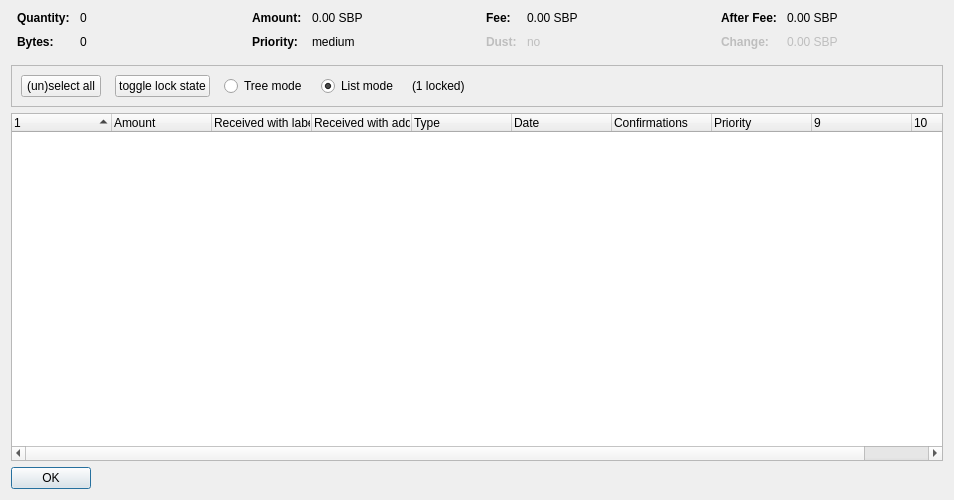
<?xml version="1.0" encoding="UTF-8"?>
<ui version="4.0">
 <class>CoinControlDialog</class>
 <widget class="QDialog" name="CoinControlDialog">
  <property name="geometry">
   <rect>
    <x>0</x>
    <y>0</y>
    <width>954</width>
    <height>500</height>
   </rect>
  </property>
  <property name="windowTitle">
   <string>Coin Selection</string>
  </property>
  <layout class="QVBoxLayout" name="verticalLayout">
   <item>
    <layout class="QHBoxLayout" name="horizontalLayoutTop" stretch="0,0,0,0">
     <property name="topMargin">
      <number>0</number>
     </property>
     <property name="bottomMargin">
      <number>10</number>
     </property>
     <item>
      <layout class="QFormLayout" name="formLayoutCoinControl1">
       <property name="horizontalSpacing">
        <number>10</number>
       </property>
       <property name="verticalSpacing">
        <number>10</number>
       </property>
       <property name="leftMargin">
        <number>6</number>
       </property>
       <property name="rightMargin">
        <number>6</number>
       </property>
       <item row="0" column="0">
        <widget class="QLabel" name="labelCoinControlQuantityText">
         <property name="font">
          <font>
           <weight>75</weight>
           <bold>true</bold>
          </font>
         </property>
         <property name="text">
          <string>Quantity:</string>
         </property>
        </widget>
       </item>
       <item row="0" column="1">
        <widget class="QLabel" name="labelCoinControlQuantity">
         <property name="cursor">
          <cursorShape>IBeamCursor</cursorShape>
         </property>
         <property name="contextMenuPolicy">
          <enum>Qt::ActionsContextMenu</enum>
         </property>
         <property name="text">
          <string notr="true">0</string>
         </property>
         <property name="textInteractionFlags">
          <set>Qt::LinksAccessibleByMouse|Qt::TextSelectableByKeyboard|Qt::TextSelectableByMouse</set>
         </property>
        </widget>
       </item>
       <item row="1" column="0">
        <widget class="QLabel" name="labelCoinControlBytesText">
         <property name="font">
          <font>
           <weight>75</weight>
           <bold>true</bold>
          </font>
         </property>
         <property name="text">
          <string>Bytes:</string>
         </property>
        </widget>
       </item>
       <item row="1" column="1">
        <widget class="QLabel" name="labelCoinControlBytes">
         <property name="cursor">
          <cursorShape>IBeamCursor</cursorShape>
         </property>
         <property name="contextMenuPolicy">
          <enum>Qt::ActionsContextMenu</enum>
         </property>
         <property name="text">
          <string notr="true">0</string>
         </property>
         <property name="textInteractionFlags">
          <set>Qt::LinksAccessibleByMouse|Qt::TextSelectableByKeyboard|Qt::TextSelectableByMouse</set>
         </property>
        </widget>
       </item>
      </layout>
     </item>
     <item>
      <layout class="QFormLayout" name="formLayoutCoinControl2">
       <property name="horizontalSpacing">
        <number>10</number>
       </property>
       <property name="verticalSpacing">
        <number>10</number>
       </property>
       <property name="leftMargin">
        <number>6</number>
       </property>
       <property name="rightMargin">
        <number>6</number>
       </property>
       <item row="0" column="0">
        <widget class="QLabel" name="labelCoinControlAmountText">
         <property name="font">
          <font>
           <weight>75</weight>
           <bold>true</bold>
          </font>
         </property>
         <property name="text">
          <string>Amount:</string>
         </property>
        </widget>
       </item>
       <item row="0" column="1">
        <widget class="QLabel" name="labelCoinControlAmount">
         <property name="cursor">
          <cursorShape>IBeamCursor</cursorShape>
         </property>
         <property name="contextMenuPolicy">
          <enum>Qt::ActionsContextMenu</enum>
         </property>
         <property name="text">
          <string notr="true">0.00 SBP</string>
         </property>
         <property name="textInteractionFlags">
          <set>Qt::LinksAccessibleByMouse|Qt::TextSelectableByKeyboard|Qt::TextSelectableByMouse</set>
         </property>
        </widget>
       </item>
       <item row="1" column="0">
        <widget class="QLabel" name="labelCoinControlPriorityText">
         <property name="font">
          <font>
           <weight>75</weight>
           <bold>true</bold>
          </font>
         </property>
         <property name="text">
          <string>Priority:</string>
         </property>
        </widget>
       </item>
       <item row="1" column="1">
        <widget class="QLabel" name="labelCoinControlPriority">
         <property name="cursor">
          <cursorShape>IBeamCursor</cursorShape>
         </property>
         <property name="contextMenuPolicy">
          <enum>Qt::ActionsContextMenu</enum>
         </property>
         <property name="text">
          <string>medium</string>
         </property>
         <property name="textInteractionFlags">
          <set>Qt::LinksAccessibleByMouse|Qt::TextSelectableByKeyboard|Qt::TextSelectableByMouse</set>
         </property>
        </widget>
       </item>
      </layout>
     </item>
     <item>
      <layout class="QFormLayout" name="formLayoutCoinControl3">
       <property name="horizontalSpacing">
        <number>10</number>
       </property>
       <property name="verticalSpacing">
        <number>10</number>
       </property>
       <property name="leftMargin">
        <number>6</number>
       </property>
       <property name="rightMargin">
        <number>6</number>
       </property>
       <item row="0" column="0">
        <widget class="QLabel" name="labelCoinControlFeeText">
         <property name="font">
          <font>
           <weight>75</weight>
           <bold>true</bold>
          </font>
         </property>
         <property name="text">
          <string>Fee:</string>
         </property>
        </widget>
       </item>
       <item row="0" column="1">
        <widget class="QLabel" name="labelCoinControlFee">
         <property name="cursor">
          <cursorShape>IBeamCursor</cursorShape>
         </property>
         <property name="contextMenuPolicy">
          <enum>Qt::ActionsContextMenu</enum>
         </property>
         <property name="text">
          <string notr="true">0.00 SBP</string>
         </property>
         <property name="textInteractionFlags">
          <set>Qt::LinksAccessibleByMouse|Qt::TextSelectableByKeyboard|Qt::TextSelectableByMouse</set>
         </property>
        </widget>
       </item>
       <item row="1" column="0">
        <widget class="QLabel" name="labelCoinControlLowOutputText">
         <property name="enabled">
          <bool>false</bool>
         </property>
         <property name="font">
          <font>
           <weight>75</weight>
           <bold>true</bold>
          </font>
         </property>
         <property name="text">
          <string>Dust:</string>
         </property>
        </widget>
       </item>
       <item row="1" column="1">
        <widget class="QLabel" name="labelCoinControlLowOutput">
         <property name="enabled">
          <bool>false</bool>
         </property>
         <property name="cursor">
          <cursorShape>IBeamCursor</cursorShape>
         </property>
         <property name="contextMenuPolicy">
          <enum>Qt::ActionsContextMenu</enum>
         </property>
         <property name="text">
          <string>no</string>
         </property>
         <property name="textInteractionFlags">
          <set>Qt::LinksAccessibleByMouse|Qt::TextSelectableByKeyboard|Qt::TextSelectableByMouse</set>
         </property>
        </widget>
       </item>
      </layout>
     </item>
     <item>
      <layout class="QFormLayout" name="formLayoutCoinControl4">
       <property name="horizontalSpacing">
        <number>10</number>
       </property>
       <property name="verticalSpacing">
        <number>10</number>
       </property>
       <property name="leftMargin">
        <number>6</number>
       </property>
       <property name="rightMargin">
        <number>6</number>
       </property>
       <item row="0" column="0">
        <widget class="QLabel" name="labelCoinControlAfterFeeText">
         <property name="font">
          <font>
           <weight>75</weight>
           <bold>true</bold>
          </font>
         </property>
         <property name="text">
          <string>After Fee:</string>
         </property>
        </widget>
       </item>
       <item row="0" column="1">
        <widget class="QLabel" name="labelCoinControlAfterFee">
         <property name="cursor">
          <cursorShape>IBeamCursor</cursorShape>
         </property>
         <property name="contextMenuPolicy">
          <enum>Qt::ActionsContextMenu</enum>
         </property>
         <property name="text">
          <string notr="true">0.00 SBP</string>
         </property>
         <property name="textInteractionFlags">
          <set>Qt::LinksAccessibleByMouse|Qt::TextSelectableByKeyboard|Qt::TextSelectableByMouse</set>
         </property>
        </widget>
       </item>
       <item row="1" column="0">
        <widget class="QLabel" name="labelCoinControlChangeText">
         <property name="enabled">
          <bool>false</bool>
         </property>
         <property name="font">
          <font>
           <weight>75</weight>
           <bold>true</bold>
          </font>
         </property>
         <property name="text">
          <string>Change:</string>
         </property>
        </widget>
       </item>
       <item row="1" column="1">
        <widget class="QLabel" name="labelCoinControlChange">
         <property name="enabled">
          <bool>false</bool>
         </property>
         <property name="cursor">
          <cursorShape>IBeamCursor</cursorShape>
         </property>
         <property name="contextMenuPolicy">
          <enum>Qt::ActionsContextMenu</enum>
         </property>
         <property name="text">
          <string notr="true">0.00 SBP</string>
         </property>
         <property name="textInteractionFlags">
          <set>Qt::LinksAccessibleByMouse|Qt::TextSelectableByKeyboard|Qt::TextSelectableByMouse</set>
         </property>
        </widget>
       </item>
      </layout>
     </item>
    </layout>
   </item>
   <item>
    <widget class="QFrame" name="frame">
     <property name="minimumSize">
      <size>
       <width>0</width>
       <height>40</height>
      </size>
     </property>
     <property name="frameShape">
      <enum>QFrame::StyledPanel</enum>
     </property>
     <property name="frameShadow">
      <enum>QFrame::Sunken</enum>
     </property>
     <layout class="QHBoxLayout" name="horizontalLayout">
      <item>
       <layout class="QHBoxLayout" name="horizontalLayoutPanel" stretch="0,0,0,0,0,0">
        <property name="spacing">
         <number>14</number>
        </property>
        <item>
         <widget class="QPushButton" name="pushButtonSelectAll">
          <property name="sizePolicy">
           <sizepolicy hsizetype="Maximum" vsizetype="Fixed">
            <horstretch>0</horstretch>
            <verstretch>0</verstretch>
           </sizepolicy>
          </property>
          <property name="text">
           <string>(un)select all</string>
          </property>
          <property name="autoDefault">
           <bool>false</bool>
          </property>
         </widget>
        </item>
        <item>
         <widget class="QPushButton" name="pushButtonToggleLock">
          <property name="sizePolicy">
           <sizepolicy hsizetype="Maximum" vsizetype="Fixed">
            <horstretch>0</horstretch>
            <verstretch>0</verstretch>
           </sizepolicy>
          </property>
          <property name="text">
           <string>toggle lock state</string>
          </property>
          <property name="autoDefault">
           <bool>false</bool>
          </property>
         </widget>
        </item>
        <item>
         <widget class="QRadioButton" name="radioTreeMode">
          <property name="sizePolicy">
           <sizepolicy hsizetype="Maximum" vsizetype="Fixed">
            <horstretch>0</horstretch>
            <verstretch>0</verstretch>
           </sizepolicy>
          </property>
          <property name="text">
           <string>Tree mode</string>
          </property>
         </widget>
        </item>
        <item>
         <widget class="QRadioButton" name="radioListMode">
          <property name="sizePolicy">
           <sizepolicy hsizetype="Maximum" vsizetype="Fixed">
            <horstretch>0</horstretch>
            <verstretch>0</verstretch>
           </sizepolicy>
          </property>
          <property name="text">
           <string>List mode</string>
          </property>
          <property name="checked">
           <bool>true</bool>
          </property>
         </widget>
        </item>
        <item>
         <widget class="QLabel" name="labelLocked">
          <property name="text">
           <string>(1 locked)</string>
          </property>
         </widget>
        </item>
        <item>
         <spacer name="horizontalSpacer">
          <property name="orientation">
           <enum>Qt::Horizontal</enum>
          </property>
          <property name="sizeHint" stdset="0">
           <size>
            <width>40</width>
            <height>20</height>
           </size>
          </property>
         </spacer>
        </item>
       </layout>
      </item>
     </layout>
    </widget>
   </item>
   <item>
    <widget class="CoinControlTreeWidget" name="treeWidget">
     <property name="contextMenuPolicy">
      <enum>Qt::CustomContextMenu</enum>
     </property>
     <property name="sortingEnabled">
      <bool>false</bool>
     </property>
     <property name="columnCount">
      <number>10</number>
     </property>
     <attribute name="headerShowSortIndicator" stdset="0">
      <bool>true</bool>
     </attribute>
     <attribute name="headerStretchLastSection">
      <bool>false</bool>
     </attribute>
     <column>
      <property name="text">
       <string/>
      </property>
     </column>
     <column>
      <property name="text">
       <string>Amount</string>
      </property>
     </column>
     <column>
      <property name="text">
       <string>Received with label</string>
      </property>
     </column>
     <column>
      <property name="text">
       <string>Received with address</string>
      </property>
     </column>
     <column>
      <property name="text">
       <string>Type</string>
      </property>
     </column>
     <column>
      <property name="text">
       <string>Date</string>
      </property>
     </column>
     <column>
      <property name="text">
       <string>Confirmations</string>
      </property>
      <property name="toolTip">
       <string>Confirmed</string>
      </property>
     </column>
     <column>
      <property name="text">
       <string>Priority</string>
      </property>
     </column>
     <column>
      <property name="text">
       <string/>
      </property>
     </column>
     <column>
      <property name="text">
       <string/>
      </property>
     </column>
    </widget>
   </item>
   <item>
    <widget class="QDialogButtonBox" name="buttonBox">
     <property name="sizePolicy">
      <sizepolicy hsizetype="Maximum" vsizetype="Fixed">
       <horstretch>0</horstretch>
       <verstretch>0</verstretch>
      </sizepolicy>
     </property>
     <property name="orientation">
      <enum>Qt::Horizontal</enum>
     </property>
     <property name="standardButtons">
      <set>QDialogButtonBox::Ok</set>
     </property>
    </widget>
   </item>
  </layout>
 </widget>
 <customwidgets>
  <customwidget>
   <class>CoinControlTreeWidget</class>
   <extends>QTreeWidget</extends>
   <header>coincontroltreewidget.h</header>
  </customwidget>
 </customwidgets>
 <resources/>
 <connections/>
</ui>
